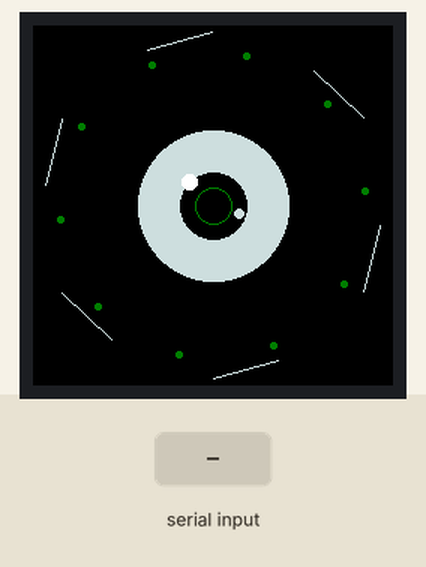
This program was run on a simulated Arduino Uno R4 WiFi. Shown: 240×240 colour display. Inputs (shaded band) come from the test bench. Random numbers use the default seed unless the program sets one; what the program prints to the serial monitor is not drawn.

Above: at 1.3 s.
1.4 s: "MOOD:happy\n" received over the second serial link
At 1.75 s:
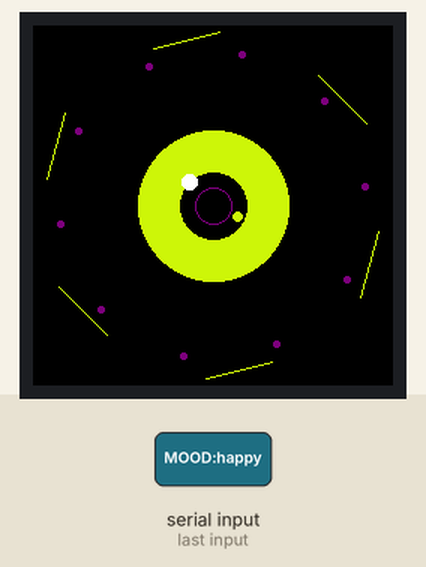
4.1 s: "MOOD:angry\n" received over the second serial link
At 4.68 s:
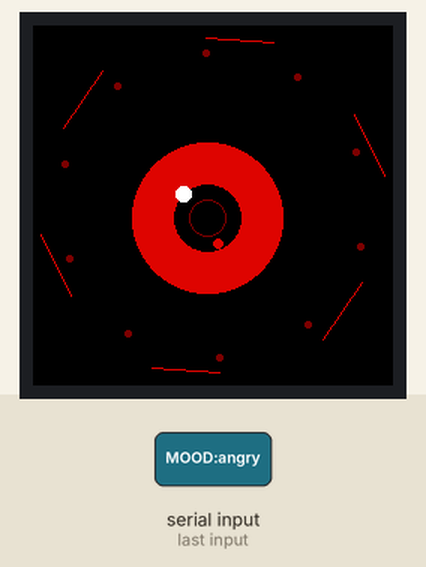
7.0 s: "MOOD:flirty\n" received over the second serial link
At 7.61 s:
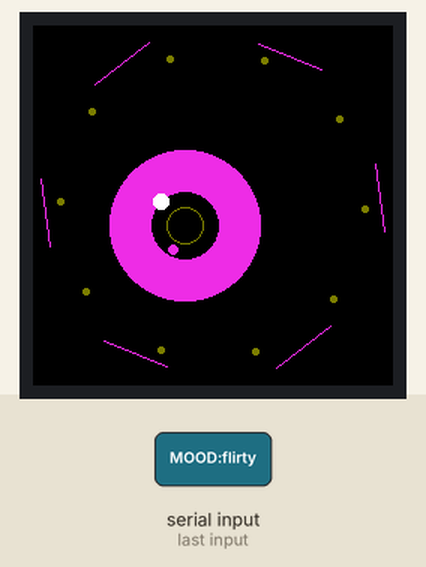
10.0 s: "MOOD:bored\n" received over the second serial link
At 10.53 s:
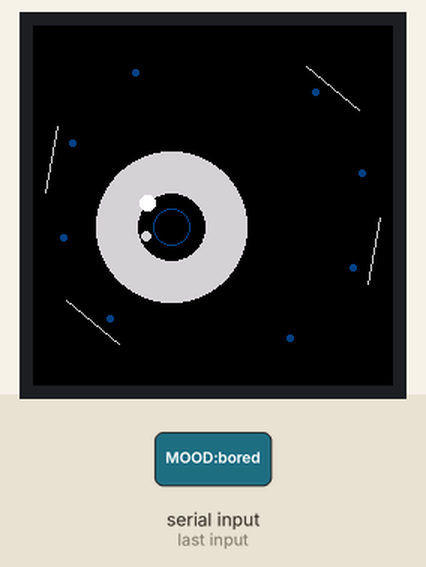
12.5 s: "MOOD:neutral\n" received over the second serial link
At 12.91 s:
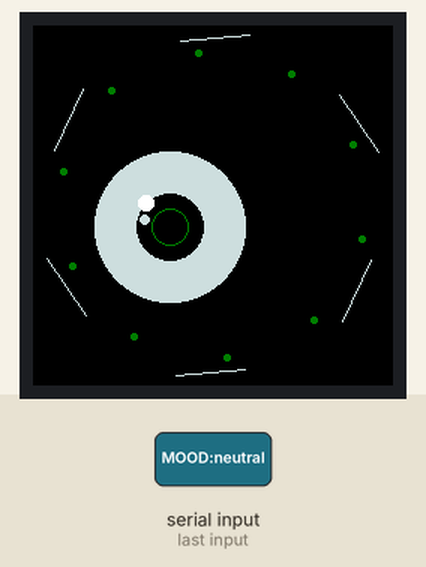
Timing chart, 0 to 15.2 s (numbered marks = the images above; inputs shaded):
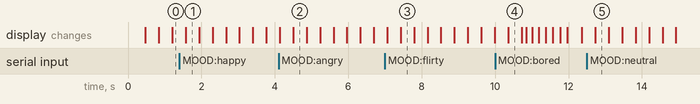

The program:

main.cpp
```cpp
#include <Arduino_GFX_Library.h>
#include <Arduino.h>

// --- PIN DEFINITIONS ---
#define SCK_PIN 18
#define MOSI_PIN 17
#define CS_PIN 10
#define DC_PIN 16
#define RST_PIN 21
#define UART_RX 44
#define UART_TX 43

// --- COLORS (565 Format) ---
#define C_NEUTRAL  0xCEFB
#define C_HAPPY    0xCFA1
#define C_ANGRY    0xD820
#define C_FLIRTY   0xE97C
#define C_BORED    0xD69A
#define C_DIM      0x03E0

// Global Objects
Arduino_DataBus *bus = new Arduino_HWSPI(DC_PIN, CS_PIN, SCK_PIN, MOSI_PIN, -1);
Arduino_GFX *gfx = new Arduino_GC9A01(bus, RST_PIN, 0, true);
Arduino_Canvas *canvas = new Arduino_Canvas(240, 240, gfx);
HardwareSerial uart(1);

// Eye Animation Variables
float eyeX = 120, eyeY = 120, targetX = 120, targetY = 120;
float rot1 = 0, rot2 = 0;
int16_t blinkH = 0;
bool isBlinking = false;
uint16_t currentMainColor = C_NEUTRAL;
uint16_t currentDimColor = C_DIM;

// Emotion Functions
void emotionNeutral() { currentMainColor = C_NEUTRAL; currentDimColor = 0x03E0; }
void emotionHappy()   { currentMainColor = C_HAPPY;   currentDimColor = 0x780F; }
void emotionAngry()   { currentMainColor = C_ANGRY;   currentDimColor = 0x7800; }
void emotionFlirty()  { currentMainColor = C_FLIRTY;  currentDimColor = 0x7BE0; }
void emotionBored()   { currentMainColor = C_BORED;   currentDimColor = 0x0210; }

void setup() {
  // Initialize Serial
  Serial.begin(115200);
  uart.begin(115200, SERIAL_8N1, UART_RX, UART_TX);

  // Initialize Display
  gfx->begin();
  canvas->begin();

  emotionNeutral(); // Start with neutral
}

void drawEye() {
  canvas->fillScreen(BLACK);
  rot1 += 0.02;
  rot2 -= 0.015;

  // Outer Rings
  for (int i = 0; i < 6; i++) {
    float angle = rot1 + (i * PI / 3);
    int x1 = 120 + cos(angle) * 112, y1 = 120 + sin(angle) * 112;
    int x2 = 120 + cos(angle + 0.4) * 116, y2 = 120 + sin(angle + 0.4) * 116;
    canvas->drawLine(x1, y1, x2, y2, currentMainColor);
  }

  for (int i = 0; i < 10; i++) {
    float angle = rot2 + (i * PI / 5);
    int xNode = 120 + cos(angle) * 102, yNode = 120 + sin(angle) * 102;
    canvas->fillCircle(xNode, yNode, 2, currentDimColor);
  }

  // Eye Movement
  if (random(100) > 96) {
    targetX = 120 + random(-30, 30);
    targetY = 120 + random(-20, 20);
  }
  eyeX += (targetX - eyeX) * 0.12;
  eyeY += (targetY - eyeY) * 0.12;

  // Iris, Pupil, Shards
  canvas->fillCircle((int)eyeX, (int)eyeY, 50, currentMainColor);
  canvas->fillCircle((int)eyeX, (int)eyeY, 22, BLACK);
  canvas->drawCircle(eyeX, eyeY, 12, currentDimColor);

  float shardAngle = rot1 * 2.5;
  int sx = eyeX + cos(shardAngle) * 18, sy = eyeY + sin(shardAngle) * 18;
  canvas->fillCircle(sx, sy, 3, currentMainColor);
  canvas->fillCircle(eyeX - 16, eyeY - 16, 5, WHITE);

  // Blink Logic
  if (!isBlinking && random(100) > 98) isBlinking = true;
  if (isBlinking) {
    blinkH += 25;
    if (blinkH >= 120) isBlinking = false;
  } else if (blinkH > 0) {
    blinkH -= 15;
  }

  if (blinkH > 0) {
    canvas->fillRect(0, 0, 240, blinkH, BLACK);
    canvas->fillRect(0, 240 - blinkH, 240, 240, BLACK);
  }

  canvas->flush();
}

void loop() {
  // 1. Check for commands from Raspberry Pi
  if (uart.available()) {
    String msg = uart.readStringUntil('\n');
    msg.trim(); // Remove whitespace or \r
    Serial.println("Command Received: " + msg);

    if (msg == "MOOD:happy")        emotionHappy();
    else if (msg == "MOOD:angry")   emotionAngry();
    else if (msg == "MOOD:flirty")  emotionFlirty();
    else if (msg == "MOOD:bored")   emotionBored();
    else if (msg == "MOOD:neutral") emotionNeutral();
  }

  // 2. Render the eye
  drawEye();

  delay(10);
}
```
